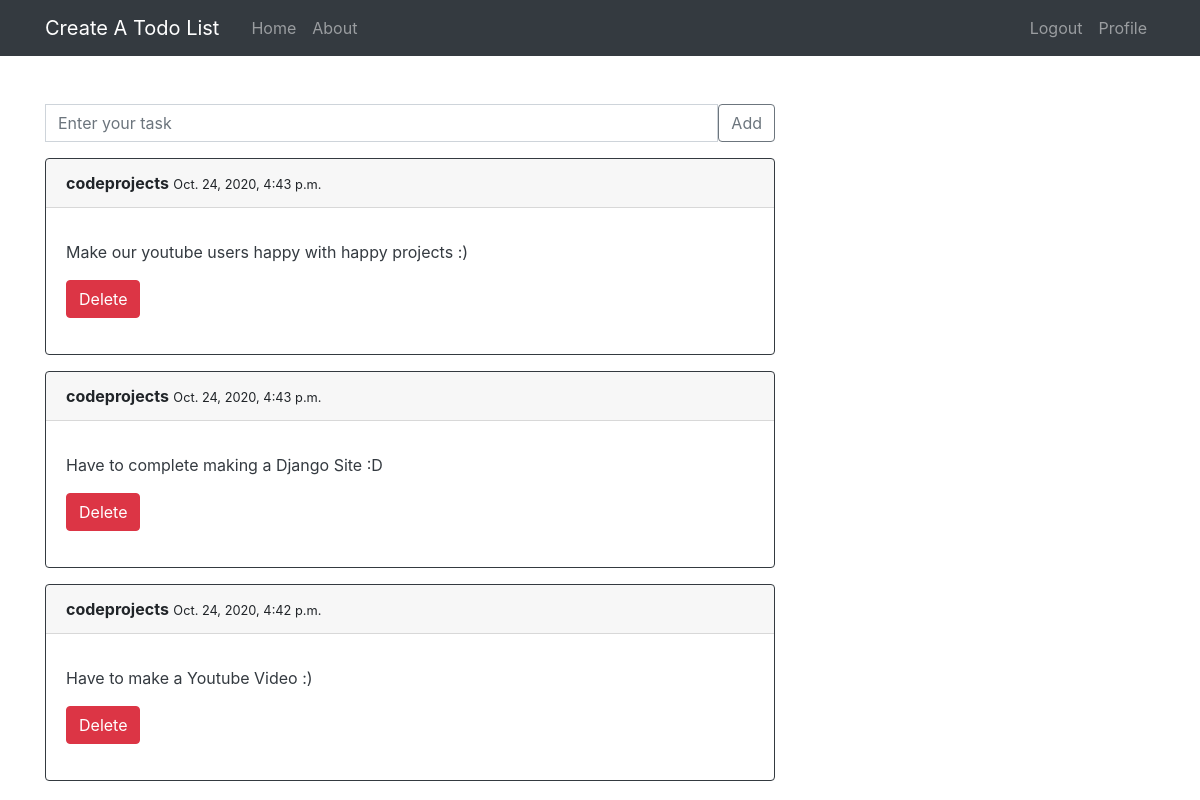
Screenshot of / (signed in) with the database file from the repository.
### todo/models.py (models this page shows)
class Todo(models.Model):
    title = models.CharField(max_length=15,blank=True)
    content = models.TextField(default='')
    date_posted = models.DateTimeField(default =  timezone.now)
    author = models.ForeignKey(User,   on_delete=models.CASCADE)

### todo/views.py (the view)
# urls.py: path("", home, name="home"),
@login_required
def home(request):
    all_todo = Todo.objects.filter(author = request.user).order_by('-pk')
    context = {
        'all_todo':all_todo
    }
    return render(request, 'todo/home.html', context)

### todo/templates/todo/home.html (shortened to what this page needs)
{% extends "todo/base.html" %}
{% block content %}
<form action="/addTodo/" method="POST" class="input-group mb-3">
  <input type="text" name="content" class="form-control" placeholder="Enter your task"
    aria-describedby="button-addon2" />
  <input type="submit" value="Add" class="btn btn-outline-secondary" />
</form>
{% for post in all_todo %}
<div class="card border-dark mb-3">
  <div class="card-header"><b>{{post.author}}</b> <small>{{post.date_posted}}</small></div>
  <div class="card-body text-dark">
    <p class="card-text">{{post.content}}</p>
    <div class="input-group mb-3">
      <form action="/delete/{{post.id}}/" method="POST">{% csrf_token %}
        <input type="submit" href="#" class="btn btn-danger" value="Delete">
      </form>
    </div>
  </div>
</div>
{% endfor %}
{% endblock %}

### todo/templates/todo/base.html (shortened to what this page needs)
{% load static %}
<!DOCTYPE html>
<html>
<head>
  <link rel="stylesheet" href="https://maxcdn.bootstrapcdn.com/bootstrap/4.0.0/css/bootstrap.min.css"
  <link rel="stylesheet" type="text/css" href="{% static 'blog/main.css' %}">
</head>
<body></body>
<header class="site-header">
  <nav class="navbar navbar-expand-lg col mb-5 navbar-dark bg-dark">
    <div class="container">
      <a class="navbar-brand mr-4" href="{% url 'home' %}">Create A Todo List</i> </a>
      <div class="collapse navbar-collapse" id="navbarToggle">
        <div class="navbar-nav mr-auto">
          <a class="nav-item nav-link" href="{% url 'home' %}">Home</a>
          <a class="nav-item nav-link" href="#">About</a>
        </div>
        <div class="navbar-nav">
          {% if user.is_authenticated %}
          <a class="nav-item nav-link" href="{% url 'logout' %}">Logout</a>
          <a class="nav-item nav-link" href="{% url 'users-profile' %}">Profile</a>
          {% else %}
          <a class="nav-item nav-link" href="{% url 'login' %}">Login</a>
          <a class="nav-item nav-link" href="{% url 'users-register' %}">Register</a>
          {% endif %}
        </div>
      </div>
    </div>
  </nav>
</header>
<main role="main" class="container">
  <div class="row">
    <div class="col-md-8">
      {% block content %}
      {% endblock %}
    </div>
  </div>
</main>
</body>
</html>

### rows the page displays
Todo: author "codeprojects", date_posted "Oct. 24, 2020, 4:43 p.m.", content "Make our youtube users happy with happy projects :)"
Todo: author "codeprojects", date_posted "Oct. 24, 2020, 4:43 p.m.", content "Have to complete making a Django Site :D"
Todo: author "codeprojects", date_posted "Oct. 24, 2020, 4:42 p.m.", content "Have to make a Youtube Video :)"
